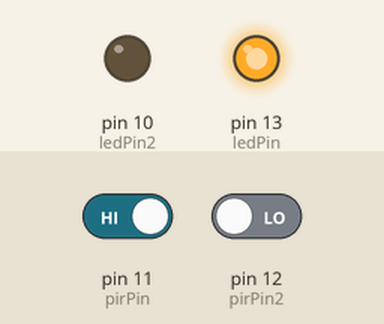
Bench run of a sketch on a simulated Arduino Uno, built with avr-gcc and run on an emulated ATmega328P. On the bench: output pins drawn as LEDs (lit = HIGH). The inputs (shaded band) are chosen by the test bench; at power-on: pin 12 (pirPin2) LOW, pin 11 (pirPin) HIGH. What the sketch prints to the serial monitor is not drawn.

Above: at 19.47 s.
19.5 s: pin 12 (pirPin2) driven LOW
32.5 s: pin 12 (pirPin2) driven HIGH
At 43.5 s:
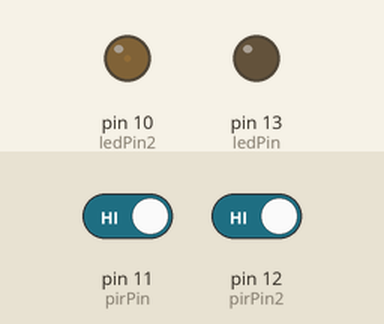
53.7 s: pin 11 (pirPin) driven LOW
Timing chart, 0 to 61.4 s (numbered marks = the images above; inputs shaded):
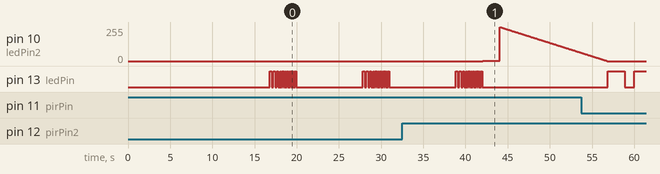

The sketch:

two-Pir-with-ws2812-Master.ino
```cpp
// two pir with WS2812 Master
// try with ws2812
// from top wait till walk down hit second pir do something...
//
#include <Adafruit_NeoPixel.h>
// Thanks to the Neopxel Library by Adafruit
// branch1
#define PIN 6
// Parameter 1 = number of pixels in strip
// Parameter 2 = Arduino pin number (most are valid)
// Parameter 3 = pixel type flags, add together as needed:
//   NEO_KHZ800  800 KHz bitstream (most NeoPixel products w/WS2812 LEDs)
//   NEO_KHZ400  400 KHz (classic 'v1' (not v2) FLORA pixels, WS2811 drivers)
//   NEO_GRB     Pixels are wired for GRB bitstream (most NeoPixel products)
//   NEO_RGB     Pixels are wired for RGB bitstream (v1 FLORA pixels, not v2)
Adafruit_NeoPixel strip = Adafruit_NeoPixel(149, PIN, NEO_GRB + NEO_KHZ800);
// IMPORTANT: To reduce NeoPixel burnout risk, add 1000 uF capacitor across
// pixel power leads, add 300 - 500 Ohm resistor on first pixel's data input
// and minimize distance between Arduino and first pixel.  Avoid connecting
// on a live circuit...if you must, connect GND first.

int calibrationTime = 10;
unsigned long timer;
unsigned long interval = 5000;
unsigned long previousMillis = 0;

int downUp = 0;
int sawPir = 0;

int pirPin = 11;    //the digital pin connected to the PIR sensor's output
int pirPin2 = 12;    //the digital pin connected to the PIR sensor's output
int ledPin = 13;
int ledPin2 = 10;

void setup(){
  // strip.begin();
  // strip.show(); // Initialize all pixels to 'off'
  Serial.begin(9600);
  pinMode(ledPin, OUTPUT);
  pinMode(ledPin2, OUTPUT);
  pinMode(pirPin, INPUT);
  digitalWrite(pirPin, LOW);
  pinMode(pirPin2, INPUT);
  digitalWrite(pirPin2, LOW);

  //give the sensor some time to calibrate
  Serial.print("calibrating sensor please wait for 10 secs ");
    for(int i = 0; i < calibrationTime; i++){
      Serial.print(".");
      delay(1000);
      }
    Serial.println(" done");
    Serial.println("SENSOR ACTIVE");
  }

//////////////////////////////LOOP

void loop(){
    previousMillis = millis();

      if(digitalRead(pirPin) == LOW){
        Serial.println("top pir is LOW");
      }

      if(digitalRead(pirPin) == HIGH && downUp != 2){ // top
       Serial.println("SAW YOU FROM TOP!");
      // timer = millis();
       sawPir = 1;
     //colourWipeDown(strip.Color(50, 50, 30), 40);
       topdown();
       for (int x=0; x < 10; x++) {
       digitalWrite(ledPin, HIGH);   //the led visualizes the sensors output pin state
       delay(100);
       digitalWrite(ledPin,LOW);
       delay(100);
       }
         //makes sure we wait for a transition to LOW before any further output is made:
        // Serial.println("---");
        // Serial.print ("detected TOP ...");                // Helpful debug message
        // Serial.print("motion detected at ");
        // Serial.print(millis()/1000);
        // Serial.println(" sec");
        // Serial.println("wait for 10 secs");
//        delay(10000);
      }

    if(digitalRead(pirPin2) == HIGH && sawPir == 1){
      Serial.println("GETTING LOWER");
      timer = millis();
      downUp = 2;
//      colourWipeDown(strip.Color(0, 0, 0), 30);
      analogWrite(ledPin2, HIGH);
      delay(2000);
      for (int x=255; x >= 0; x--) {
       analogWrite(ledPin2,x);
       delay(50);
      }
    }

    if(digitalRead(pirPin2) == HIGH && downUp != 1){ // bottom
        Serial.println("SAW YOU FROM BOTTOM!");
        timer = millis();
        downUp = 1;
        sawPir = 2;
        digitalWrite(ledPin, HIGH);   //the led visualizes the sensors output pin state
        delay(2000);
        digitalWrite(ledPin,LOW);
        delay(100);
        //makes sure we wait for a transition to LOW before any further output is made:
        // Serial.println("---");
        // Serial.print ("detected BOTTOM ...");
        // Serial.print("motion detected at ");
        // Serial.print(millis()/1000);
        // Serial.println(" sec");
        // Serial.println("wait for 10 secs");
        // delay(10000);
      }

       //if the sensor is low or more than the given interval,
       //we assume that no more motion is going to happen
      if ( timer - previousMillis > interval){
           //makes sure this block of code is only executed again after
           //a new motion sequence has been detected
        if (downUp == 1){
           Serial.println("motion ended at downUp 1 (BOTTOM)");      //output
        }
        if (downUp == 2){
           Serial.println("motion ended at downUp 2 (TOP)");      //output
           // colourWipeDown(strip.Color(0, 0, 0), 30);   // Warm White
        }
        downUp = 0; // reset
        sawPir = 0; // reset
        Serial.print("motion ended at ");      //output
        Serial.print((millis() - interval)/1000);
        Serial.println(" sec ");
        delay(1000);
      }
  } // end loop

 void topdown() {
    Serial.println("SAW YOU FROM TOP!");            // Helpful debug message
    colourWipeDown(strip.Color(50, 50, 30), 40);    // Warm White
    for(int i=0; i<3; i++) {                        // Helpful debug indication flashes led on Arduino board twice
      digitalWrite(ledPin,HIGH);
      delay(200);
      digitalWrite(ledPin,LOW);
      delay(200);
    }
 }

// Fill the dots one after the other with a color
void colourWipeDown(uint32_t c, uint8_t wait) {
  for(uint16_t i=0; i<strip.numPixels(); i++) {
    strip.setPixelColor(i, c);
    strip.show();
    delay(wait);
  }
}
```

Measured:
- after the input at 32.5 s, pin 10 (ledPin2): rises from 0/255 to 255/255 in 2.0 s, then falls to 63/255 in 9.6 s; pin 13 (ledPin): goes on until 42.0 s, then stays LOW
